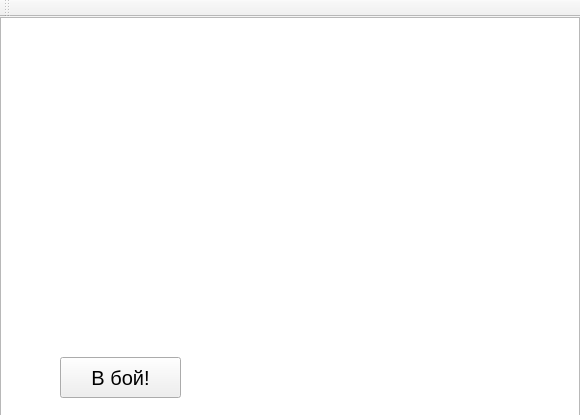
<?xml version="1.0" encoding="UTF-8"?>
<ui version="4.0">
 <class>MainWindow</class>
 <widget class="QMainWindow" name="MainWindow">
  <property name="geometry">
   <rect>
    <x>0</x>
    <y>0</y>
    <width>580</width>
    <height>415</height>
   </rect>
  </property>
  <property name="windowTitle">
   <string>MainWindow</string>
  </property>
  <widget class="QWidget" name="centralWidget">
   <property name="enabled">
    <bool>true</bool>
   </property>
   <widget class="QLabel" name="Name">
    <property name="enabled">
     <bool>true</bool>
    </property>
    <property name="geometry">
     <rect>
      <x>130</x>
      <y>10</y>
      <width>321</width>
      <height>151</height>
     </rect>
    </property>
    <property name="text">
     <string/>
    </property>
    <property name="pixmap">
     <pixmap resource="resources.qrc">:/img/Label.png</pixmap>
    </property>
    <property name="scaledContents">
     <bool>true</bool>
    </property>
   </widget>
   <widget class="QLabel" name="BackgroundForMainMenu">
    <property name="enabled">
     <bool>true</bool>
    </property>
    <property name="geometry">
     <rect>
      <x>0</x>
      <y>-40</y>
      <width>580</width>
      <height>461</height>
     </rect>
    </property>
    <property name="text">
     <string/>
    </property>
    <property name="pixmap">
     <pixmap resource="resources.qrc">:/img/voennii-korabl</pixmap>
    </property>
    <property name="scaledContents">
     <bool>true</bool>
    </property>
   </widget>
   <widget class="QLineEdit" name="String_For_IPaddress">
    <property name="geometry">
     <rect>
      <x>170</x>
      <y>290</y>
      <width>241</width>
      <height>27</height>
     </rect>
    </property>
   </widget>
   <widget class="QPushButton" name="Connection">
    <property name="enabled">
     <bool>true</bool>
    </property>
    <property name="geometry">
     <rect>
      <x>240</x>
      <y>330</y>
      <width>101</width>
      <height>27</height>
     </rect>
    </property>
    <property name="text">
     <string>Подключиться</string>
    </property>
   </widget>
   <widget class="QGraphicsView" name="Frame">
    <property name="geometry">
     <rect>
      <x>0</x>
      <y>0</y>
      <width>580</width>
      <height>415</height>
     </rect>
    </property>
   </widget>
   <widget class="QPushButton" name="BattleButton">
    <property name="enabled">
     <bool>true</bool>
    </property>
    <property name="geometry">
     <rect>
      <x>60</x>
      <y>340</y>
      <width>121</width>
      <height>41</height>
     </rect>
    </property>
    <property name="font">
     <font>
      <pointsize>15</pointsize>
     </font>
    </property>
    <property name="text">
     <string>В бой!</string>
    </property>
   </widget>
   <zorder>BackgroundForMainMenu</zorder>
   <zorder>String_For_IPaddress</zorder>
   <zorder>Name</zorder>
   <zorder>Connection</zorder>
   <zorder>Frame</zorder>
   <zorder>BattleButton</zorder>
  </widget>
  <widget class="QMenuBar" name="menuBar">
   <property name="geometry">
    <rect>
     <x>0</x>
     <y>0</y>
     <width>580</width>
     <height>27</height>
    </rect>
   </property>
  </widget>
  <widget class="QToolBar" name="mainToolBar">
   <attribute name="toolBarArea">
    <enum>TopToolBarArea</enum>
   </attribute>
   <attribute name="toolBarBreak">
    <bool>false</bool>
   </attribute>
  </widget>
 </widget>
 <layoutdefault spacing="6" margin="11"/>
 <resources>
  <include location="resources.qrc"/>
 </resources>
 <connections/>
</ui>
